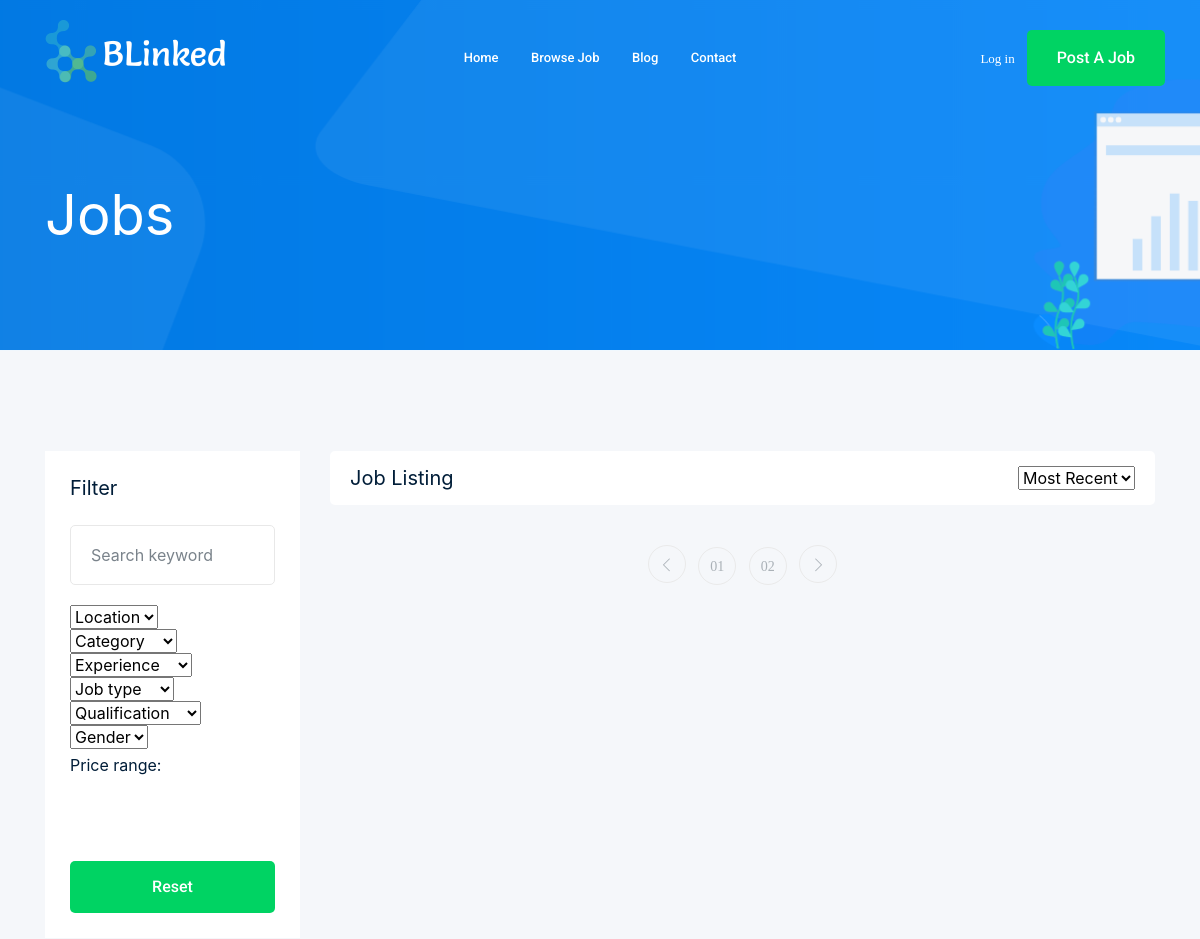
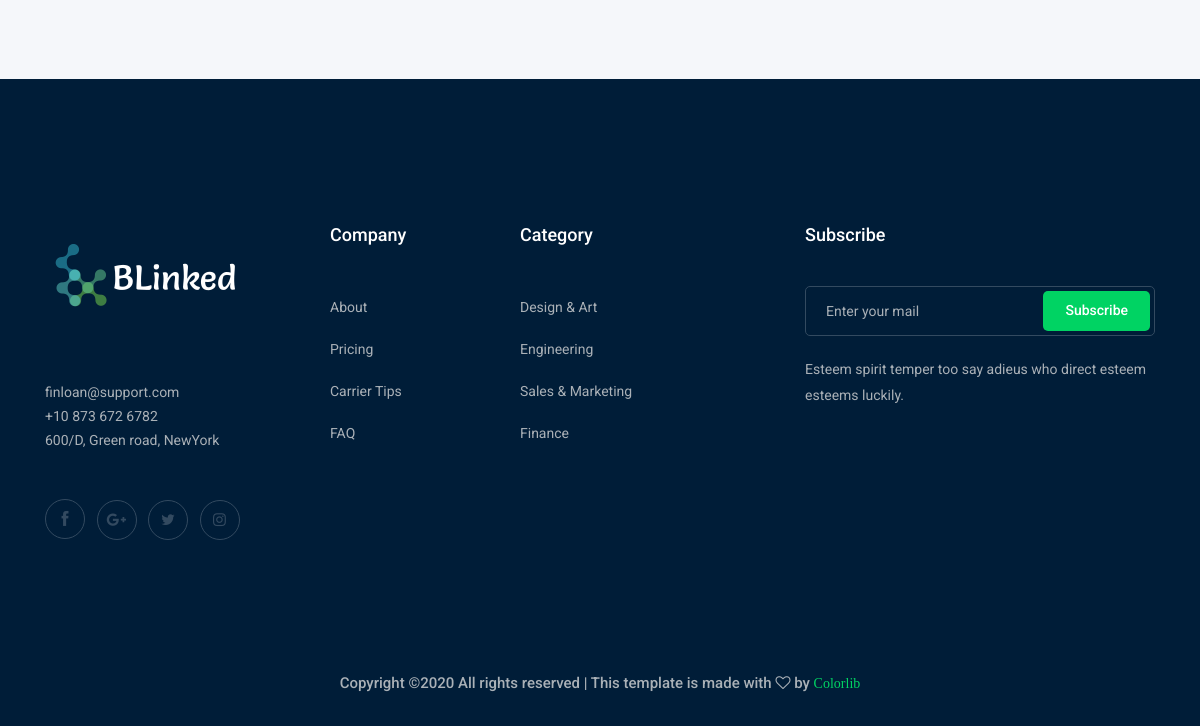
The page /jobs/ on the database as committed earlier (2 pictures, top to bottom).
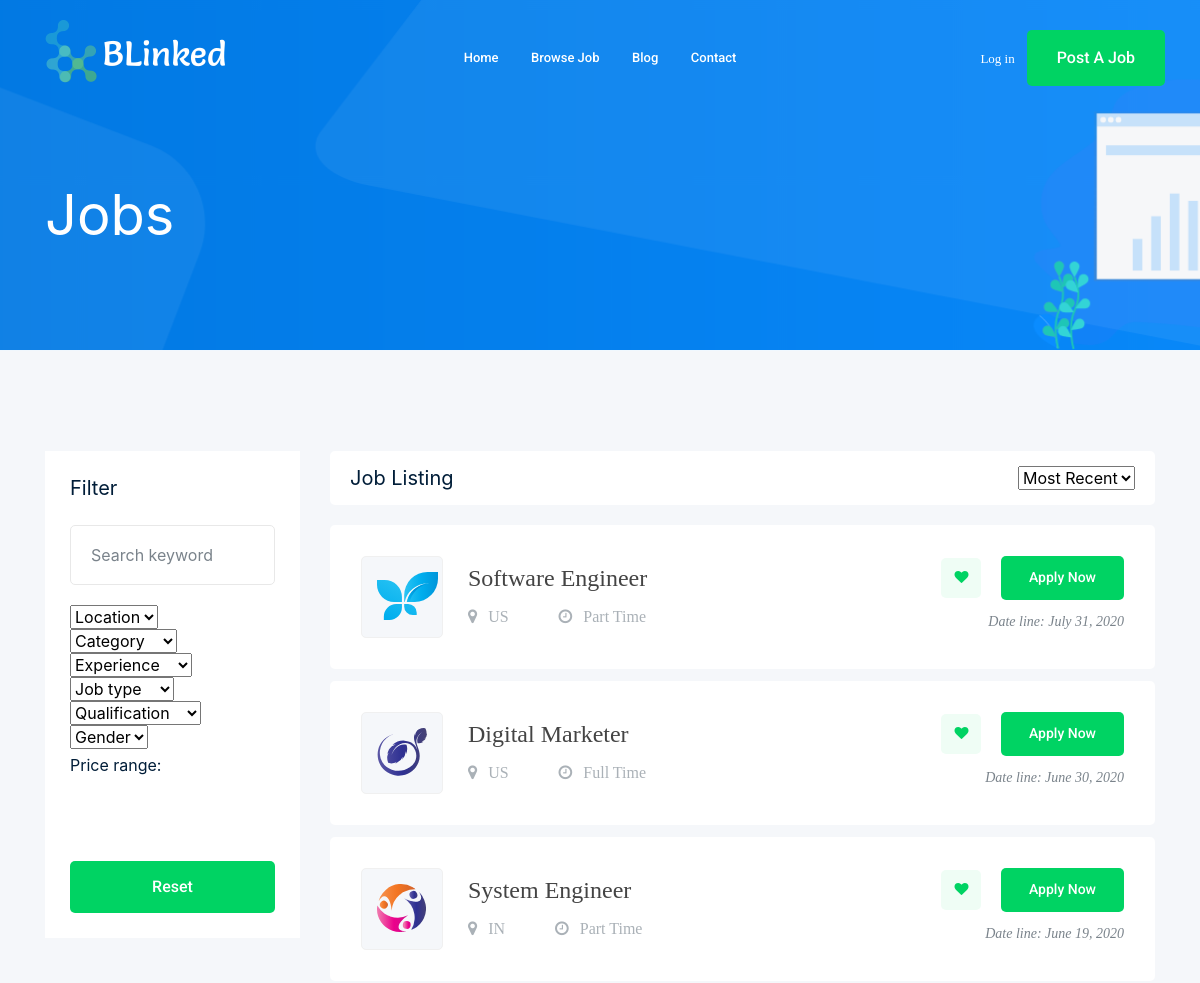
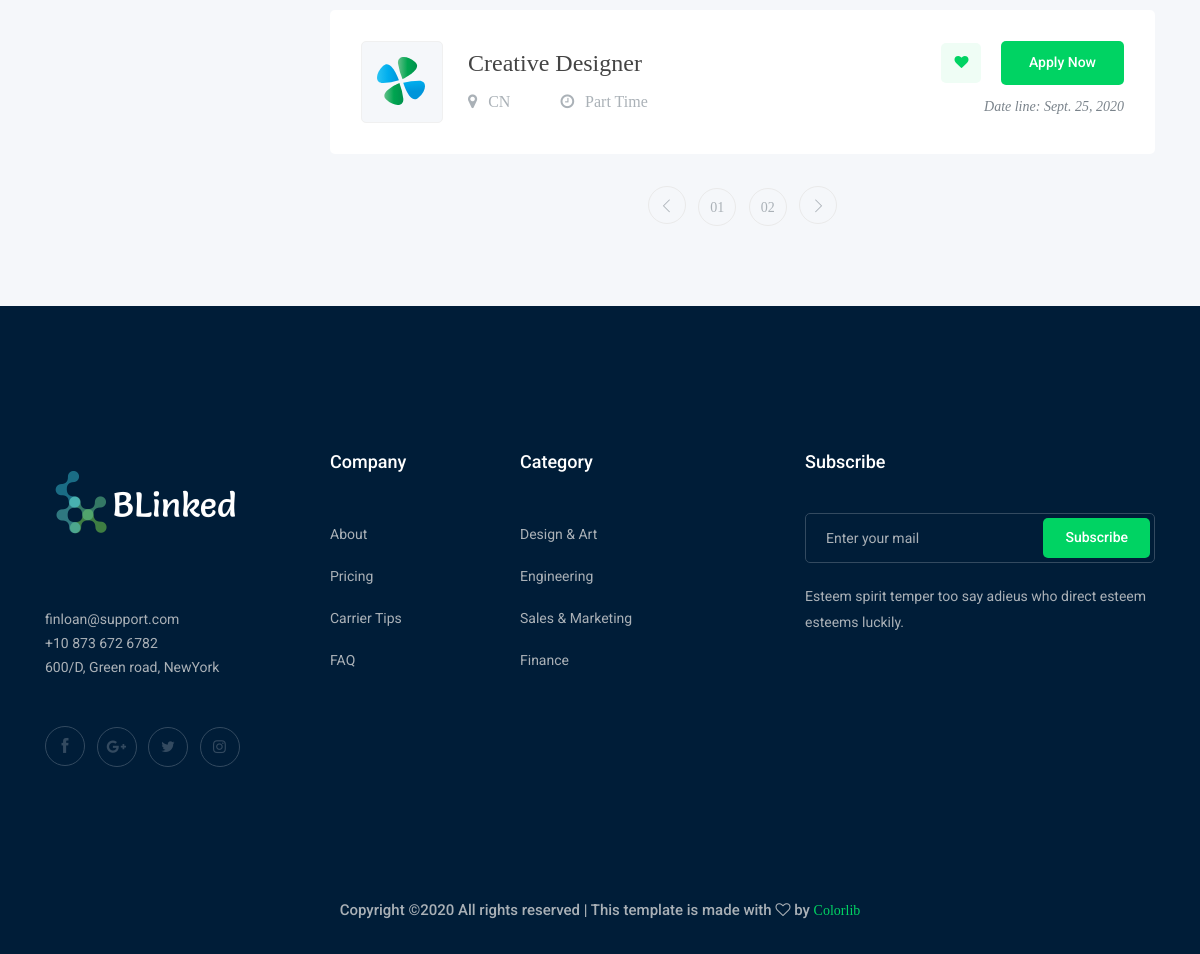
The same page on the database as committed later (2 pictures, top to bottom).
### blink/models.py (models this page shows, shortened)
class Job(models.Model):
    user = models.ForeignKey(User, on_delete=models.CASCADE)
    icon = models.CharField(default="", max_length=200, null=True, blank=True)
    title = models.CharField(default="", max_length=200, blank=True)
    country = CountryField(default="", null=True, blank=True)
    TYPE_CHOICES = (
        ('Full Time', 'Full Time'),
        ('Part Time', 'Part Time'),
    )
    type = models.TextField(null=True, blank=True, choices=TYPE_CHOICES)
    deadline = models.DateField(null=True, blank=True)
    qualifications = models.TextField(default="Qualifications are adjustable", null=False, blank=False)
    description = models.TextField()
    publish_date = models.DateField(null=True, blank=True)
    vacancy = models.IntegerField(null=True, blank=True)
    salary_min = models.IntegerField(null=True, blank=True)
    salary_max = models.IntegerField(null=True, blank=True)
    benefits = models.TextField(default="", blank=True)

### jobs/views.py (the view)
# urls.py: path('', views.index, name='index'),
def index(request):
    job = Job.objects.all()
    template = loader.get_template('jobs/jobs2.html')
    context = {
        'page': 'jobs',
        'joblist': job
    }
    return HttpResponse(template.render(context, request))

### jobs/templates/jobs/jobs2.html (shortened to what this page needs)
{% extends 'feed/base.html' %}
{% block content %}
    {% load static %}
    {% static "feed/img/svg_icon/" as Imagebase %}
    <div class="job_listing_area plus_padding">
        <div class="container">
            <div class="row">
                <div class="col-lg-3">
                    <div class="job_filter white-bg">
                        <div class="form_inner white-bg">
                            <h3>Filter</h3>
                            <form action="#">
                                <div class="row">
                                    <div class="col-lg-12">
                                        <div class="single_field">
                                            <input type="text" placeholder="Search keyword">
                                        </div>
                                    </div>
                                    <div class="col-lg-12">
                                        <div class="single_field">
                                            <select class="wide">
                                                <option data-display="Location">Location</option>
                                            </select>
                                        </div>
                                    </div>
                                    <div class="col-lg-12">
                                        <div class="single_field">
                                            <select class="wide">
                                                <option data-display="Category">Category</option>
                                            </select>
                                        </div>
                                    </div>
                                    <div class="col-lg-12">
                                        <div class="single_field">
                                            <select class="wide">
                                                <option data-display="Experience">Experience</option>
                                            </select>
                                        </div>
                                    </div>
                                    <div class="col-lg-12">
                                        <div class="single_field">
                                            <select class="wide">
                                                <option data-display="Job type">Job type</option>
                                            </select>
                                        </div>
                                    </div>
                                    <div class="col-lg-12">
                                        <div class="single_field">
                                            <select class="wide">
                                                <option data-display="Qualification">Qualification</option>
                                            </select>
                                        </div>
                                    </div>
                                    <div class="col-lg-12">
                                        <div class="single_field">
                                            <select class="wide">
                                                <option data-display="Gender">Gender</option>
                                            </select>
                                        </div>
                                    </div>
                                </div>
                            </form>
                        </div>
                        <div class="range_wrap">
                            <label for="amount">Price range:</label>
                            <p>
                                <input type="text" id="amount" readonly
                                       style="border:0; color:#7A838B; font-size: 14px; font-weight:400;">
                            </p>
                        </div>
                        <div class="reset_btn">
                            <button class="boxed-btn3 w-100" type="submit">Reset</button>
                        </div>
                    </div>
                </div>
                <div class="col-lg-9">
                    <div class="recent_joblist_wrap">
                        <div class="recent_joblist white-bg ">
                            <div class="row align-items-center">
                                <div class="col-md-6">
                                    <h4>Job Listing</h4>
                                </div>
                                <div class="col-md-6">
                                    <div class="serch_cat d-flex justify-content-end">
                                        <select>
                                            <option data-display="Most Recent">Most Recent</option>
                                        </select>
                                    </div>
                                </div>
                            </div>
                        </div>
                    </div>
                    <div class="job_lists m-0">
                        <div class="row">
                            {% for model in joblist %}
                                <div class="col-lg-12 col-md-12">
                                    <div class="single_jobs white-bg d-flex justify-content-between">
                                        <div class="jobs_left d-flex align-items-center">
                                            <div class="thumb">
                                                <img src="{{ Imagebase }}{{ model.icon }}" alt="">
                                            </div>
                                            <div class="jobs_conetent">
                                                <a href="/jobs/view/{{ model.id }}/"><h4>{{ model.title }}</h4></a>
                                                <div class="links_locat d-flex align-items-center">
                                                    <div class="location">
                                                        <p>
                                                            <i class="fa fa-map-marker"></i> {{ model.country }}
                                                        </p>
                                                    </div>
                                                    <div class="location">
                                                        <p><i class="fa fa-clock-o"></i> {{ model.type }}</p>
                                                    </div>
                                                </div>
                                            </div>
                                        </div>
                                        <div class="jobs_right">
                                            <div class="apply_now">
                                                <a class="heart_mark" href="#"> <i class="fa fa-heart"></i> </a>
                                                <a href="/jobs/view/{{ model.id }}/" class="boxed-btn3">Apply Now</a>
                                            </div>
                                            <div class="date">
                                                <p>Date line: {{ model.deadline }}</p>
                                            </div>
                                        </div>
                                    </div>
                                </div>
                            {% endfor %}
                        </div>
                        <div class="row">
                            <div class="col-lg-12">
                                <div class="pagination_wrap">
                                    <ul>
                                        <li><a href="#"> <i class="ti-angle-left"></i> </a></li>
                                        <li><a href="#"><span>01</span></a></li>
                                        <li><a href="#"><span>02</span></a></li>
                                        <li><a href="#"> <i class="ti-angle-right"></i> </a></li>
                                    </ul>
                                </div>
                            </div>
                        </div>
                    </div>
                </div>
            </div>
        </div>
    </div>
{% endblock %}

Rows that differ between the two databases and show on the page:
added Job: icon (picture), title "Software Engineer", country "US", type "Part Time", deadline "July 31, 2020"
added Job: icon (picture), title "Digital Marketer", country "US", type "Full Time", deadline "June 30, 2020"
added Job: icon (picture), title "System Engineer", country "IN", type "Part Time", deadline "June 19, 2020"
added Job: icon (picture), title "Creative Designer", country "CN", type "Part Time", deadline "Sept. 25, 2020"
